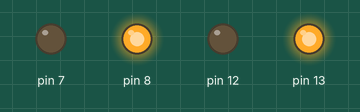
This sketch was run on a simulated Arduino Uno, built with avr-gcc and run on an emulated ATmega328P. Parts: output pins drawn as LEDs (lit = HIGH).

Above: at 1.5 s.
At 4.5 s:
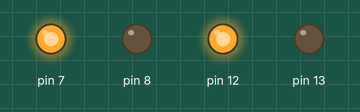
Timing chart, 0 to 7.8 s (numbered marks = the images above):
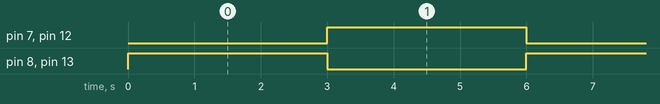

Measured:
- by itself, pin 7, pin 8, pin 12, pin 13: alternates HIGH for 3.0 s and LOW for 3.0 s

The sketch:

dc_motor_control_using_h_bridge_l293d1.ino
```cpp
// C++ code
//
int unnamed = 0;

void setup()
{
  pinMode(13, OUTPUT);
  pinMode(12, OUTPUT);
  pinMode(8, OUTPUT);
  pinMode(7, OUTPUT);
}

void loop()
{
  digitalWrite(13, HIGH);
  digitalWrite(12, LOW);
  digitalWrite(8, HIGH);
  digitalWrite(7, LOW);
  delay(3000); // Wait for 3000 millisecond(s)
  digitalWrite(13, LOW);
  digitalWrite(12, HIGH);
  digitalWrite(8, LOW);
  digitalWrite(7, HIGH);
  delay(3000); // Wait for 3000 millisecond(s)
}
```
